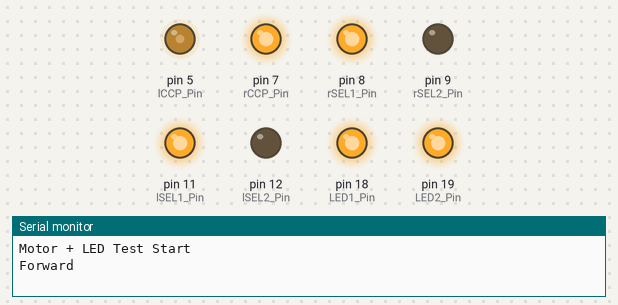
A sketch run on a simulated Arduino Uno, built with avr-gcc and run on an emulated ATmega328P. On the bench: output pins drawn as LEDs (lit = HIGH), the last lines printed to the serial monitor.

Above: at 0.05 s.
At 3.05 s:
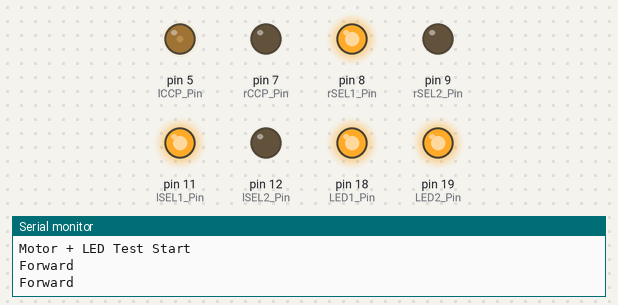
At 5.95 s:
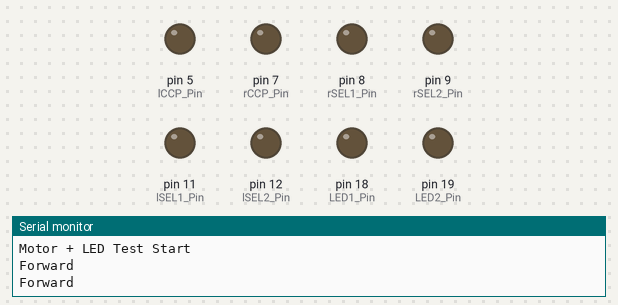
Timing chart, 0 to 7.8 s (numbered marks = the images above):
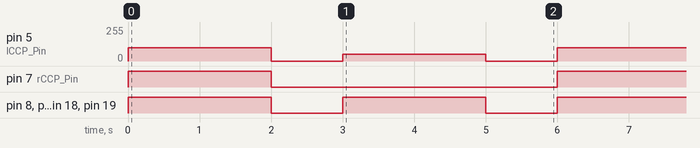

The sketch:

MotorTest.ino
```cpp
// モータ制御ピン
const int lCCP_Pin = 5, lSEL1_Pin = 11, lSEL2_Pin = 12;
const int rCCP_Pin = 7, rSEL1_Pin = 8, rSEL2_Pin = 9;

// LEDピン
const int LED1_Pin = 18; // GP18
const int LED2_Pin = 19; // GP19

void setup() {
  // モータ
  pinMode(rCCP_Pin, OUTPUT);
  pinMode(rSEL1_Pin, OUTPUT);
  pinMode(rSEL2_Pin, OUTPUT);

  pinMode(lCCP_Pin, OUTPUT);
  pinMode(lSEL1_Pin, OUTPUT);
  pinMode(lSEL2_Pin, OUTPUT);

  // LED
  pinMode(LED1_Pin, OUTPUT);
  pinMode(LED2_Pin, OUTPUT);

  Serial.begin(9600);
  Serial.println("Motor + LED Test Start");
}

void loop() {
  // 前進
  ledOn();
  setMotor(200, true, 100, true);
  Serial.println("Forward");
  delay(2000);

  stopMotors();
  ledOff();
  delay(1000);

  ledOn();
  setMotor(100, true, 50, true);
  Serial.println("Forward");
  delay(2000);

  stopMotors();
  ledOff();
  delay(1000);

  // // 後退
  // ledOn();
  // setMotor(100, false, 100, false);
  // Serial.println("Backward");
  // delay(2000);

  // stopMotors();
  // ledOff();
  // delay(1000);

  // 右旋回
  // ledOn();
  // setMotor(100, true, 100, false);
  // Serial.println("Right Turn");
  // delay(2000);

  // stopMotors();
  // ledOff();
  // delay(1000);

  // // 左旋回
  // ledOn();
  // setMotor(100, false, 100, true);
  // Serial.println("Left Turn");
  // delay(2000);

  // stopMotors();
  // ledOff();
  // delay(2000);
}

// モータ動作
void setMotor(int rSpeed, bool rForward, int lSpeed, bool lForward) {
  analogWrite(rCCP_Pin, rSpeed);
  digitalWrite(rSEL1_Pin, rForward);
  digitalWrite(rSEL2_Pin, !rForward);

  analogWrite(lCCP_Pin, lSpeed);
  digitalWrite(lSEL1_Pin, lForward);
  digitalWrite(lSEL2_Pin, !lForward);
}

// 停止
void stopMotors() {
  analogWrite(rCCP_Pin, 0);
  digitalWrite(rSEL1_Pin, LOW);
  digitalWrite(rSEL2_Pin, LOW);
  analogWrite(lCCP_Pin, 0);
  digitalWrite(lSEL1_Pin, LOW);
  digitalWrite(lSEL2_Pin, LOW);
}

// LED制御
void ledOn() {
  digitalWrite(LED1_Pin, HIGH);
  digitalWrite(LED2_Pin, HIGH);
}

void ledOff() {
  digitalWrite(LED1_Pin, LOW);
  digitalWrite(LED2_Pin, LOW);
}
```

Measured:
- by itself, pin 5 (lCCP_Pin): repeats every 6.0 s: 0/255 1.0 s, 50/255 2.0 s, 0/255 1.0 s, 100/255 2.0 s
- by itself, pin 7 (rCCP_Pin): alternates HIGH for 2.0 s and LOW for 4.0 s
- by itself, pin 8 (rSEL1_Pin), pin 11 (lSEL1_Pin), pin 18 (LED1_Pin), pin 19 (LED2_Pin): alternates HIGH for 2.0 s and LOW for 1.0 s
